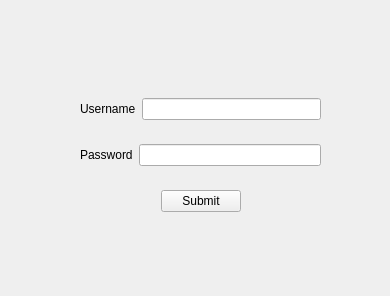
<?xml version="1.0" encoding="UTF-8"?>
<ui version="4.0">
 <class>LoginForm</class>
 <widget class="QWidget" name="LoginForm">
  <property name="geometry">
   <rect>
    <x>0</x>
    <y>0</y>
    <width>390</width>
    <height>296</height>
   </rect>
  </property>
  <property name="windowTitle">
   <string>Form</string>
  </property>
  <widget class="QWidget" name="verticalLayoutWidget">
   <property name="geometry">
    <rect>
     <x>80</x>
     <y>80</y>
     <width>241</width>
     <height>151</height>
    </rect>
   </property>
   <layout class="QVBoxLayout" name="verticalLayout">
    <item>
     <layout class="QHBoxLayout" name="horizontalLayout">
      <item>
       <widget class="QLabel" name="u_label">
        <property name="text">
         <string>Username</string>
        </property>
       </widget>
      </item>
      <item>
       <widget class="QLineEdit" name="username"/>
      </item>
     </layout>
    </item>
    <item>
     <layout class="QHBoxLayout" name="horizontalLayout_2">
      <item>
       <widget class="QLabel" name="p_label">
        <property name="text">
         <string>Password</string>
        </property>
       </widget>
      </item>
      <item>
       <widget class="QLineEdit" name="password">
        <property name="echoMode">
         <enum>QLineEdit::Password</enum>
        </property>
       </widget>
      </item>
     </layout>
    </item>
    <item>
     <layout class="QHBoxLayout" name="horizontalLayout_3">
      <item>
       <spacer name="horizontalSpacer">
        <property name="orientation">
         <enum>Qt::Horizontal</enum>
        </property>
        <property name="sizeHint" stdset="0">
         <size>
          <width>40</width>
          <height>20</height>
         </size>
        </property>
       </spacer>
      </item>
      <item>
       <widget class="QPushButton" name="submitButton">
        <property name="text">
         <string>Submit</string>
        </property>
       </widget>
      </item>
      <item>
       <spacer name="horizontalSpacer_2">
        <property name="orientation">
         <enum>Qt::Horizontal</enum>
        </property>
        <property name="sizeHint" stdset="0">
         <size>
          <width>40</width>
          <height>20</height>
         </size>
        </property>
       </spacer>
      </item>
     </layout>
    </item>
   </layout>
  </widget>
 </widget>
 <resources/>
 <connections/>
</ui>
